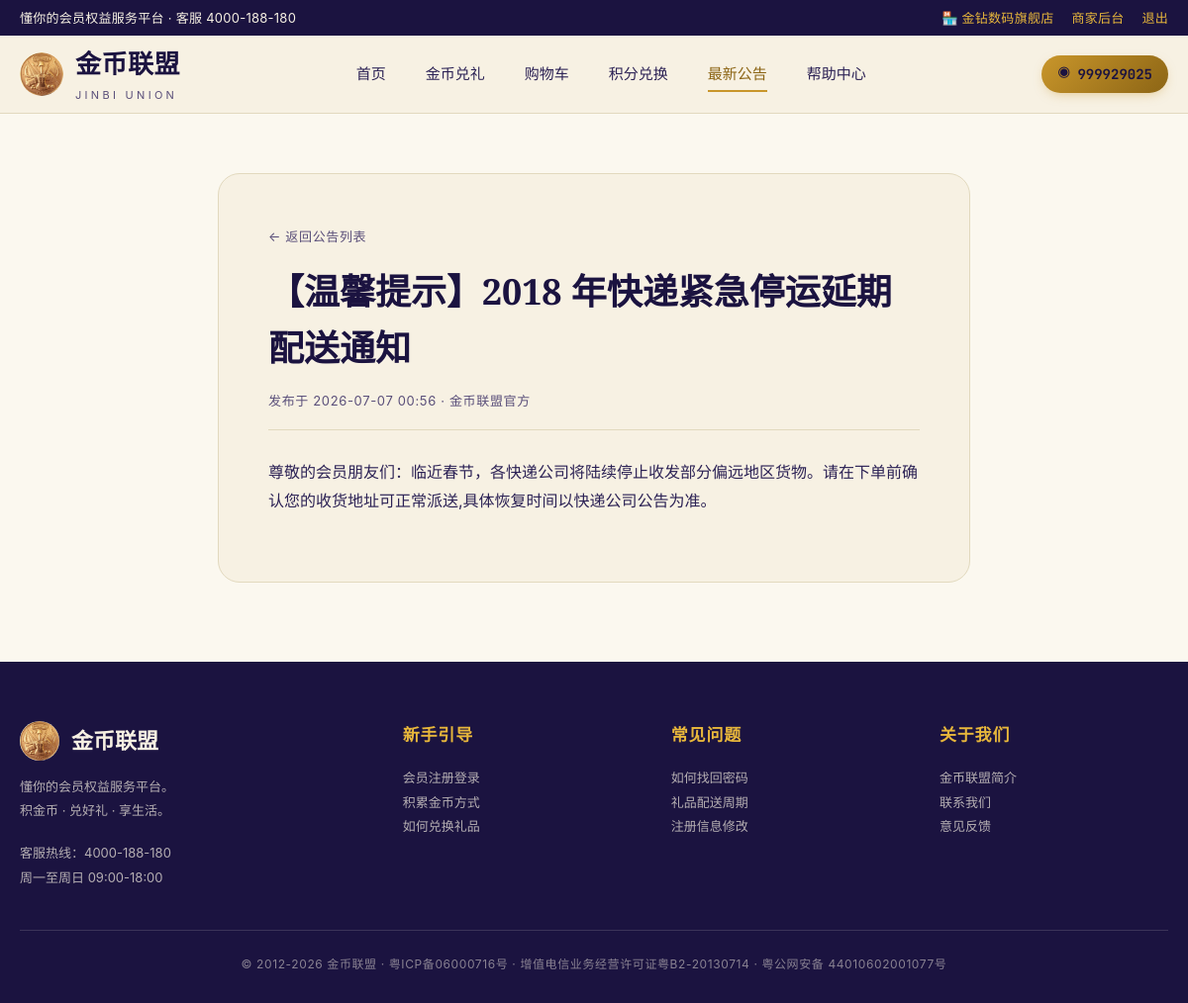
Screenshot of /announcements/1 (signed in) with the database file from the repository.
### tables this page shows
CREATE TABLE merchants (
            id INTEGER PRIMARY KEY AUTOINCREMENT,
            phone TEXT UNIQUE NOT NULL,
            password_hash TEXT NOT NULL,
            password_salt TEXT NOT NULL,
            shop_name TEXT UNIQUE NOT NULL,
            contact_name TEXT,
            category TEXT,
            address TEXT,
            description TEXT,
            status TEXT DEFAULT 'active',
            created_at TEXT DEFAULT CURRENT_TIMESTAMP
        );

CREATE TABLE users (
            id INTEGER PRIMARY KEY AUTOINCREMENT,
            phone TEXT UNIQUE NOT NULL,
            password_hash TEXT NOT NULL,
            password_salt TEXT NOT NULL,
            nickname TEXT,
            gender TEXT,
            email TEXT,
            province TEXT,
            city TEXT,
            district TEXT,
            birthday TEXT,
            real_name TEXT,
            coins INTEGER DEFAULT 1000,
            created_at TEXT DEFAULT CURRENT_TIMESTAMP
        );

CREATE TABLE announcements (
            id INTEGER PRIMARY KEY AUTOINCREMENT,
            title TEXT NOT NULL,
            body TEXT NOT NULL,
            created_at TEXT DEFAULT CURRENT_TIMESTAMP
        );

### app.py (the view)
@app.route('/announcements/<int:aid>')
def announcement_detail(aid):
    item = query('SELECT * FROM announcements WHERE id = ?', (aid,), one=True)
    if not item:
        abort(404)
    return render_template('announcement_detail.html', item=item)

### app.py (called while the page is built)
def get_db():
    if 'db' not in g:
        g.db = sqlite3.connect(DB_PATH)
        g.db.row_factory = sqlite3.Row
        g.db.execute('PRAGMA foreign_keys = ON;')
    return g.db

def query(sql, params=(), one=False):
    cur = get_db().execute(sql, params)
    rows = cur.fetchall()
    cur.close()
    return (rows[0] if rows else None) if one else rows

@app.context_processor
def inject_user():
    user = None
    uid = session.get('user_id')
    if uid:
        user = ss_query('SELECT * FROM live.users WHERE id = ?', (uid,), one=True)
    return {'current_user': user}

def current_merchant():
    mid = session.get('merchant_id')
    if not mid:
        return None
    return ss_query('SELECT * FROM live.merchants WHERE id = ?', (mid,), one=True)

### db.py (called while the page is built, shortened)
def get_local_db():
    if not hasattr(_local_local, 'db') or _local_local.db is None:
        conn = sqlite3.connect(SQLITE_PATH, check_same_thread=False)
        conn.row_factory = sqlite3.Row
        conn.execute('PRAGMA foreign_keys = ON;')
        _ensure_local_schema(conn)
        _local_local.db = conn
    return _local_local.db

def _row_dicts(cols, rows):
    class _Row(dict):
        def __getitem__(self, key):
            if isinstance(key, int):
                return list(self.values())[key]
            return dict.__getitem__(self, key)
        def __getattr__(self, key):
            try:
                return self[key]
            except KeyError as exc:
                raise AttributeError(key) from exc
    return [_Row(dict(zip(cols, row))) for row in rows]

def _check_ss_available():
    global _ss_checked, _ss_available
    if _ss_checked:
        return _ss_available

def _sqlite_query(sql, params=(), one=False):
    cur = get_local_db().execute(_sqlite_sql(sql), params)
    cols = [c[0] for c in cur.description]
    rows = cur.fetchall()
    cur.close()
    out = _row_dicts(cols, rows)
    return (out[0] if out else None) if one else out

def ss_query(sql, params=(), one=False):
    if not _check_ss_available():
        return _sqlite_query(sql, params, one)

### templates/announcement_detail.html (shortened to what this page needs)
{% extends 'base.html' %}
{% block content %}
<article class="article">
  <a href="{{ url_for('announcements') }}" style="font-size:13px;color:var(--ink-muted);letter-spacing:.05em">← 返回公告列表</a>
  <h1 style="margin-top:14px">{{ item.title }}</h1>
  <div class="article-meta">发布于 {{ item.created_at[:16] }} · 金币联盟官方</div>
  <div class="article-body">
    {% for p in item.body.split('\n\n') %}
      <p>{{ p }}</p>
    {% endfor %}
  </div>
</article>
{% endblock %}

### templates/base.html (shortened to what this page needs)
<!doctype html>
<html lang="zh-CN">
<head>
<link rel="stylesheet" href="{{ url_for('static', filename='css/style.css') }}">
</head>
<body>
<div class="topbar">
  <div class="container topbar-inner">
    <div>懂你的会员权益服务平台 · 客服 4000-188-180</div>
    <div class="topbar-right">
      {% if current_merchant %}
        <span style="color:var(--gold-bright)">🏪 {{ current_merchant.shop_name }}</span>
        <a href="{{ url_for('merchant_panel') }}">商家后台</a>
        <a href="{{ url_for('merchant_logout') }}">退出</a>
      {% elif current_user %}
        <span>你好，{{ current_user.nickname or current_user.phone }}</span>
        <a href="{{ url_for('coin_redeem') }}">积分兑换</a>
        <a href="{{ url_for('user_center') }}">个人中心</a>
        <a href="{{ url_for('logout') }}">退出</a>
      {% else %}
        <a href="{{ url_for('login') }}">登录</a>
        <a href="{{ url_for('register') }}">会员注册</a>
        <a href="{{ url_for('merchant_register') }}" style="color:var(--gold-bright)">商家入驻</a>
      {% endif %}
    </div>
  </div>
</div>
<nav class="nav">
  <div class="container nav-inner">
    <a href="{{ url_for('index') }}" class="brand">
      <img src="{{ url_for('static', filename='img/logo.jpg') }}" alt="">
      <span class="brand-text">
        金币联盟
        <span class="brand-sub">JINBI UNION</span>
      </span>
    </a>
    <div class="nav-links">
      <a href="{{ url_for('index') }}" class="nav-link {% if request.endpoint == 'index' %}active{% endif %}">首页</a>
      <a href="{{ url_for('gift_list') }}" class="nav-link {% if request.endpoint == 'gift_list' %}active{% endif %}">金币兑礼</a>
      {% if current_user %}
      <a href="{{ url_for('cart') }}" class="nav-link {% if request.endpoint == 'cart' %}active{% endif %}">购物车</a>
      <a href="{{ url_for('coin_redeem') }}" class="nav-link {% if request.endpoint == 'coin_redeem' %}active{% endif %}">积分兑换</a>
      {% endif %}
      <a href="{{ url_for('announcements') }}" class="nav-link {% if request.endpoint in ['announcements','announcement_detail'] %}active{% endif %}">最新公告</a>
      <a href="{{ url_for('help') }}" class="nav-link {% if request.endpoint == 'help' %}active{% endif %}">帮助中心</a>
    </div>
    <div class="nav-cta">
      {% if current_user %}
        <span class="coin-pill">{{ current_user.coins|default(0) }}</span>
      {% elif current_merchant %}
        <a href="{{ url_for('merchant_panel') }}" class="btn btn-gold">商家后台</a>
      {% else %}
        <a href="{{ url_for('login') }}" class="btn btn-ghost">登录</a>
        <a href="{{ url_for('register') }}" class="btn btn-primary">注册</a>
      {% endif %}
    </div>
  </div>
</nav>
{% block content %}{% endblock %}
<footer class="footer">
  <div class="container">
    <div class="footer-grid">
      <div>
        <div class="footer-brand">
          <img src="{{ url_for('static', filename='img/logo.jpg') }}" alt="">
          金币联盟
        </div>
        <p>懂你的会员权益服务平台。<br>积金币 · 兑好礼 · 享生活。</p>
        <p style="margin-top:18px;">客服热线：4000-188-180<br>周一至周日 09:00-18:00</p>
      </div>
      <div>
        <h4>新手引导</h4>
        <p><a href="{{ url_for('help') }}">会员注册登录</a></p>
        <p><a href="{{ url_for('help') }}">积累金币方式</a></p>
        <p><a href="{{ url_for('help') }}">如何兑换礼品</a></p>
      </div>
      <div>
        <h4>常见问题</h4>
        <p><a href="{{ url_for('help') }}">如何找回密码</a></p>
        <p><a href="{{ url_for('help') }}">礼品配送周期</a></p>
        <p><a href="{{ url_for('help') }}">注册信息修改</a></p>
      </div>
      <div>
        <h4>关于我们</h4>
        <p><a href="{{ url_for('help') }}">金币联盟简介</a></p>
        <p><a href="{{ url_for('help') }}">联系我们</a></p>
        <p><a href="{{ url_for('help') }}">意见反馈</a></p>
      </div>
    </div>
    <div class="footer-bottom">
      © 2012-2026 金币联盟 · 粤ICP备06000716号 · 增值电信业务经营许可证粤B2-20130714 · 粤公网安备 44010602001077号
    </div>
  </div>
</footer>
</body>
</html>

### static/css/style.css (style rules this page uses)
:root { --ink: #1B1340; --ink-soft: #2C2255; --ink-muted: #5A4F7A; --gold: #C9962B; --gold-deep: #8C6515; --gold-bright: #E8B73B; --cream: #F7F1E3; --cream-deep: #EFE5CB; --paper: #FBF8EF; --ember: #C24A2A; --line: #E2D9BE; --shadow: 0 12px 36px -16px rgba(27, 19, 64, 0.25); --shadow-strong: 0 24px 60px -20px rgba(27, 19, 64, 0.45); --font-display: 'Cormorant Garamond', 'Noto Serif SC', serif; --font-body: 'Noto Sans SC', -apple-system, BlinkMacSystemFont, sans-serif; --font-mono: 'JetBrains Mono', ui-monospace, monospace; --radius: 14px; --radius-sm: 8px; --radius-lg: 22px; --container: 1200px; }
* { box-sizing: border-box; margin: 0; padding: 0; }
html { scroll-behavior: smooth; }
body { font-family: var(--font-body); color: var(--ink); background: var(--paper); line-height: 1.6; -webkit-font-smoothing: antialiased; text-rendering: optimizeLegibility; }
a { color: inherit; text-decoration: none; }
img { max-width: 100%; display: block; }
.container { width: min(100% - 40px, var(--container)); margin-inline: auto; }
.topbar { background: var(--ink); color: var(--cream); font-size: 13px; letter-spacing: 0.02em; }
.topbar-inner { display: flex; justify-content: space-between; align-items: center; height: 36px; }
.topbar a { color: var(--gold-bright); transition: color .2s; }
.topbar-right { display: flex; gap: 18px; }
.nav { background: var(--cream); border-bottom: 1px solid var(--line); position: sticky; top: 0; z-index: 50; backdrop-filter: blur(8px); }
.nav-inner { display: flex; align-items: center; justify-content: space-between; height: 78px; gap: 32px; }
.brand { display: flex; align-items: center; gap: 12px; font-family: var(--font-display); font-weight: 700; font-size: 26px; letter-spacing: 0.02em; }
.brand img { width: 44px; height: 44px; border-radius: 50%; object-fit: cover; }
.brand .brand-sub { font-family: var(--font-body); font-size: 11px; font-weight: 400; color: var(--ink-muted); letter-spacing: 0.3em; margin-top: 2px; }
.brand-text { display: flex; flex-direction: column; }
.nav-links { display: flex; gap: 4px; }
.nav-link { padding: 10px 18px; font-weight: 500; font-size: 15px; color: var(--ink-soft); border-radius: var(--radius-sm); transition: all .2s; position: relative; }
.nav-link.active { color: var(--gold-deep); }
.nav-link.active::after { content: ''; position: absolute; left: 18px; right: 18px; bottom: 4px; height: 2px; background: var(--gold); }
.nav-cta { display: flex; gap: 10px; align-items: center; }
.coin-pill { display: inline-flex; align-items: center; gap: 8px; padding: 8px 16px; background: linear-gradient(135deg, var(--gold) 0%, var(--gold-deep) 100%); color: var(--ink); border-radius: 999px; font-weight: 700; font-family: var(--font-mono); font-size: 14px; box-shadow: 0 4px 12px -4px rgba(201, 150, 43, 0.5); }
.coin-pill::before { content: '◉'; font-size: 12px; color: var(--ink); }
.footer { background: var(--ink); color: var(--cream); padding: 60px 0 30px; margin-top: 80px; }
.footer-grid { display: grid; grid-template-columns: 1.5fr 1fr 1fr 1fr; gap: 40px; margin-bottom: 40px; }
.footer h4 { font-family: var(--font-display); font-size: 17px; margin-bottom: 18px; color: var(--gold-bright); letter-spacing: 0.05em; }
.footer p, .footer a { font-size: 13px; color: rgba(247, 241, 227, 0.7); line-height: 1.9; }
.footer-bottom { border-top: 1px solid rgba(247, 241, 227, 0.15); padding-top: 24px; text-align: center; font-size: 12px; color: rgba(247, 241, 227, 0.5); letter-spacing: 0.05em; }
.footer-brand { display: flex; align-items: center; gap: 12px; font-family: var(--font-display); font-size: 22px; font-weight: 600; margin-bottom: 14px; color: var(--cream); }
.footer-brand img { width: 40px; height: 40px; border-radius: 50%; }
.article { max-width: 760px; margin: 60px auto; background: var(--cream); border: 1px solid var(--line); border-radius: var(--radius-lg); padding: 50px; }
.article h1 { font-family: var(--font-display); font-size: 36px; font-weight: 600; color: var(--ink); margin-bottom: 14px; }
.article .article-meta { font-size: 13px; color: var(--ink-muted); letter-spacing: 0.05em; padding-bottom: 18px; border-bottom: 1px solid var(--line); margin-bottom: 28px; }
.article-body { font-size: 16px; line-height: 1.85; color: var(--ink-soft); }
.article-body p { margin-bottom: 16px; }

### rows the page displays
merchants: shop_name "金钻数码旗舰店"
users: coins "999929025"
announcements: title "【温馨提示】2018 年快递紧急停运延期配送通知", created_at "2026-07-07 00:56", body "尊敬的会员朋友们：临近春节，各快递公司将陆续停止收发部分偏远地区货物。请在下单前确认您的收货地址可正常派送,具体恢复时间以快递公司公告为准。"
